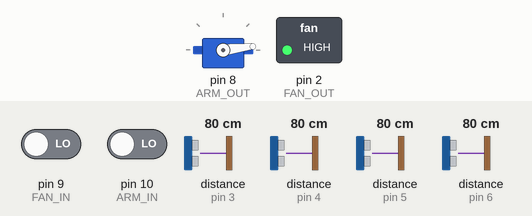
Bench run of a sketch on a simulated Arduino Uno, built with avr-gcc and run on an emulated ATmega328P. On the bench: servo, switched loads named in the sketch (green lamp = pin HIGH). The test bench sets the inputs (shaded band); at power-on: pin 9 (FAN_IN) LOW, pin 10 (ARM_IN) LOW, distance to the obstacle (sensors on pin 3, pin 4, pin 5, pin 6) 80 cm. The echo pulse lasts 58.3 µs per cm.

Above: at 1.2 s.
1.3 s: pin 9 (FAN_IN) driven HIGH
At 2.2 s:
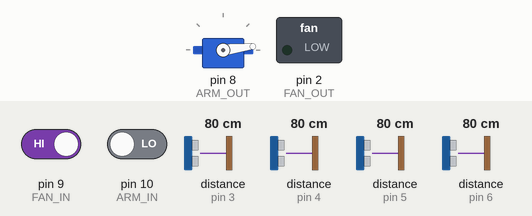
3.0 s: pin 10 (ARM_IN) driven HIGH
At 3.6 s:
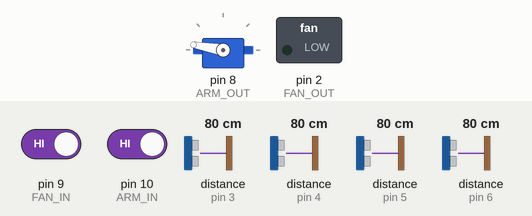
4.5 s: pin 9 (FAN_IN) driven LOW
At 5.0 s:
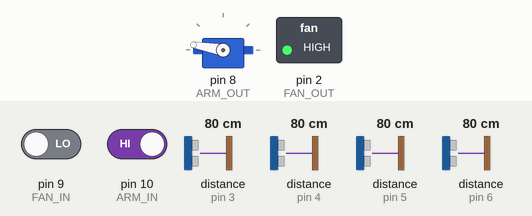
6.0 s: pin 10 (ARM_IN) driven LOW
At 6.4 s:
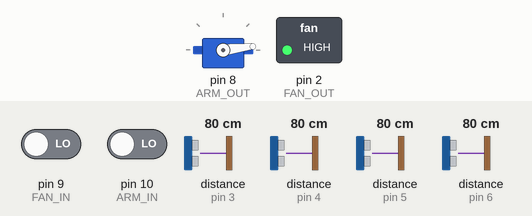
Timing chart, 0 to 8.5 s (numbered marks = the images above; inputs shaded):
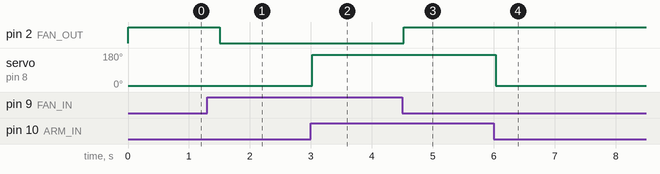

The sketch:

us_arm.ino
```cpp
// Import wire library to be able to use i2c communicaiton
#include <Wire.h>

// Import library to use ultrasonic sensors
#include <NewPing.h>

// Import library to control servo
#include <Servo.h>

// Create Servo object
Servo armServo;

// Define slave address
#define SLAVE_ADDR 9

// HC-SR04 sensors are hooked up in 1-pin mode
#define PING_PIN_0 3 // Trigger Pin of Ultrasonic Sensor 0
#define ECHO_PIN_0 3 // Echo Pin of Ultrasonic Sensor 0

#define PING_PIN_1 4 // Trigger Pin of Ultrasonic Sensor 1
#define ECHO_PIN_1 4 // Echo Pin of Ultrasonic Sensor 1

#define PING_PIN_2 5 // Trigger Pin of Ultrasonic Sensor 2
#define ECHO_PIN_2 5 // Echo Pin of Ultrasonic Sensor 2

#define PING_PIN_3 6 // Trigger Pin of Ultrasonic Sensor 3
#define ECHO_PIN_3 6 // Echo Pin of Ultrasonic Sensor 3

// Define Fan Enable input and output
#define FAN_IN 9
#define FAN_OUT 2

// Define Arm input and output
#define ARM_IN 10
#define ARM_OUT 8


// Define the maximum distance for the sensors to register: 260cm
#define MAX_DISTANCE 260

// Create ultrasonic sensor objects
NewPing sensor0(PING_PIN_0, ECHO_PIN_0, MAX_DISTANCE);
NewPing sensor1(PING_PIN_1, ECHO_PIN_1, MAX_DISTANCE);
NewPing sensor2(PING_PIN_2, ECHO_PIN_2, MAX_DISTANCE);
NewPing sensor3(PING_PIN_3, ECHO_PIN_3, MAX_DISTANCE);

// Initialize ultrasonic sensor return data array, one element per sensor
int distance[4];

// Initialize counter to count bytes in ultrasonic sensor response
int bcount = 0;

void setup() {
  // Initialize fan enable I/O
  pinMode(FAN_IN, INPUT);
  pinMode(FAN_OUT, OUTPUT);

  // Initialize arm control pin
  pinMode(ARM_IN, INPUT);

  // Tell servo which pin controls it and initialize to down position of servo at 7 deg
  armServo.attach(ARM_OUT);
  armServo.write(7);

  // Initialize I2C communications as slave
  Wire.begin(SLAVE_ADDR);

  // Tell slave which function to run upon master request (ultrasonic sensor information)
  Wire.onRequest(requestEvent);

  // To be able to look at serial monitor when running code for test
  Serial.begin(9600);
}

void requestEvent() {

  // Define a byte to hold data
  byte bval;

  // Cycle through data
  // First response is always 255 to mark beginning
  switch (bcount) {
    case 0:
      bval = 255;
      break;
    case 1:
      bval = distance[0];
      break;
    case 2:
      bval = distance[1];
      break;
    case 3:
      bval = distance[2];
      break;
    case 4:
      bval = distance[3];
      break;
  }

  // Send response back to Master
  Wire.write(bval);

  // Increment byte counter
  bcount = bcount + 1;
  if (bcount > 4) bcount = 0;

}

void readDistance()
{
  //Get the distance from each sensor, if object further than 255cm, clamp to 254 so as not to confuse I2C transmission into thinking start bit being transmitted
  distance[0] = sensor0.ping_cm();
  if (distance[0] > 254 ) {
    distance[0] = 254;
  }
  delay(20);

  distance[1] = sensor1.ping_cm();
  if (distance[1] > 254 ) {
    distance[1] = 254;
  }
  delay(20);

  distance[2] = sensor2.ping_cm();
  if (distance[2] > 254 ) {
    distance[2] = 254;
  }
  delay(20);

  distance[3] = sensor3.ping_cm();
  if (distance[3] > 254 ) {
    distance[3] = 254;
  }
  delay(20);
}

void loop() {
  // If Jetson Nano sets fan_in to high, turn on fan with fan_out = low. Default is fan off with fan_out == high
  if (digitalRead(FAN_IN)){
    digitalWrite(FAN_OUT, LOW);
  }
  else{
    digitalWrite(FAN_OUT, HIGH);
  }

  // If jetson nano sets arm_in to high, rais arm by setting servo to 170 deg. Default is arm down with servo at 7 deg.
  if (digitalRead(ARM_IN)){
    armServo.write(170);
  }
  else{
    armServo.write(7);
  }

  // Read distances from ultrasonic sensor array, refreshing every 200ms
  readDistance();
  delay(200);
}
```

Measured:
- after the input at 1.3 s, pin 2 (FAN_OUT): HIGH → LOW after 0.21 s
- after the input at 3.0 s, servo on pin 8 (ARM_OUT): 7° → 170° at once
- after the input at 4.5 s, pin 2 (FAN_OUT): LOW → HIGH at once
- after the input at 6.0 s, servo on pin 8 (ARM_OUT): 170° → 7° at once
